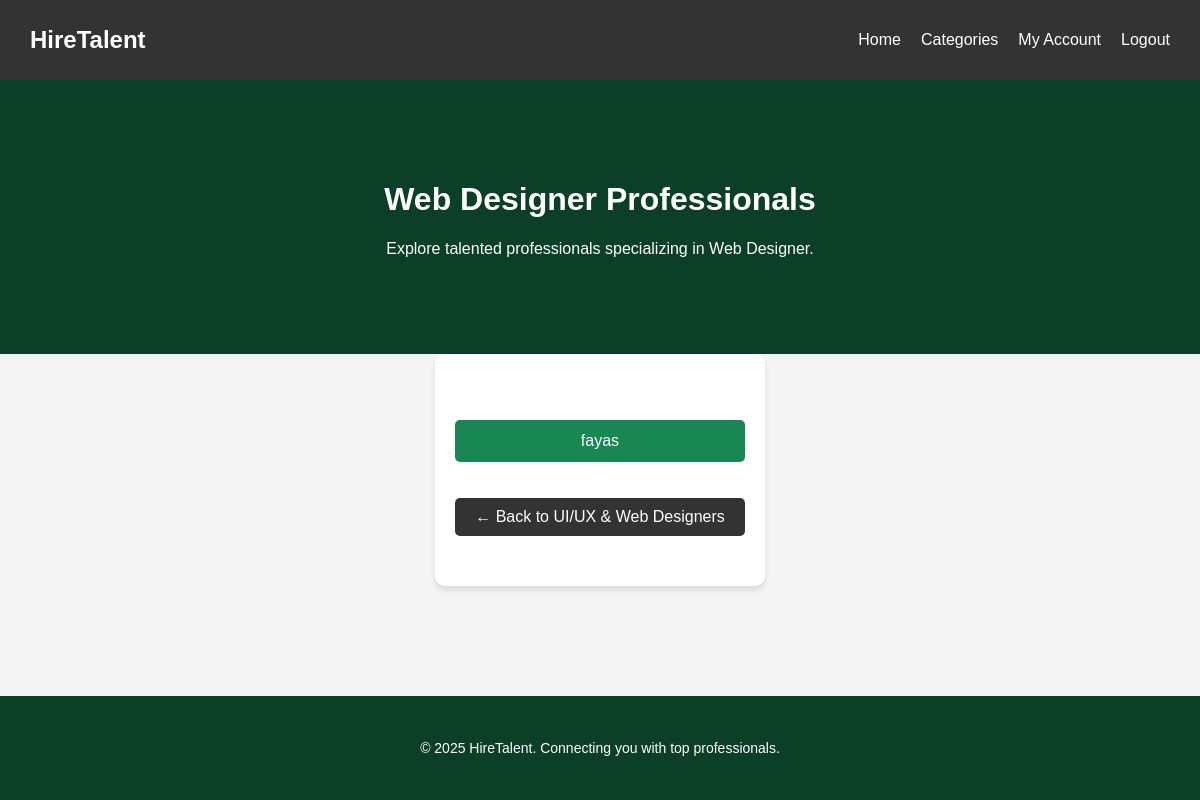
Screenshot of /subcategories/2/ (signed in) with the database file from the repository.
### app/models.py (models this page shows, shortened)
class SubCategory(models.Model):
    category = models.ForeignKey(Category, on_delete=models.CASCADE, related_name='subcategories')
    name = models.CharField(max_length=255)

class Freelancer(models.Model):
    CATEGORY_CHOICES = [
        ("UI/UX & Web Designers", "UI/UX & Web Designers"),
        ("Graphic & Visual Designers", "Graphic & Visual Designers"),
        ("Digital & Marketing Designers", "Digital & Marketing Designers"),
        ("Multimedia & Video Designers", "Multimedia & Video Designers"),
        ("Industrial & Product Designers", "Industrial & Product Designers"),
    ]
    name = models.CharField(max_length=255)
    email = models.EmailField(unique=True)
    category = models.CharField(max_length=50, choices=CATEGORY_CHOICES)
    subcategory = models.ForeignKey(SubCategory, on_delete=models.CASCADE, related_name='freelancers')
    portfolio_url = models.URLField(blank=True, null=True)
    bio = models.TextField()
    created_at = models.DateTimeField(auto_now_add=True)

class Category(models.Model):
    name = models.CharField(max_length=255, unique=True)

### app/views.py (the view)
# urls.py: path('subcategories/<int:subcategory_id>/', views.subcategory_detail, name='subcategory_detail'),
@login_required
def subcategory_detail(request, subcategory_id):
    subcategory = get_object_or_404(SubCategory, id=subcategory_id)
    freelancers = subcategory.freelancers.all()
    return render(request, 'subcategory_detail.html', {'subcategory': subcategory, 'freelancers': freelancers})

### templates/subcategory_detail.html (shortened to what this page needs)
<!DOCTYPE html>
<html lang="en">
<head>
    {% load static %}
    <link rel="stylesheet" href="{% static 'css/subcategory_detail.css' %}">
</head>
<body>
    <nav class="navbar">
        <div class="logo">HireTalent</div>
        <ul class="nav-links">
            <li><a href="{% url 'home' %}">Home</a></li>
            <li><a href="{% url 'categories' %}">Categories</a></li>
            <li><a href="{% url 'my_account' %}">My Account</a></li>
            <li><a href="{% url 'logout' %}">Logout</a></li>
        </ul>
    </nav>
    <header class="hero">
        <h1>{{ subcategory.name }} Professionals</h1>
        <p>Explore talented professionals specializing in {{ subcategory.name }}.</p>
    </header>
    <section class="subcategory-detail">
        {% if freelancers %}
        <ul>
            {% for freelancer in freelancers %}
            <li>
                <a href="{% url 'profile' freelancer.id %}">{{ freelancer.name }} </a>
            </li>
            {% endfor %}
        </ul>
        {% else %}
        <p>No freelancers found in this subcategory.</p>
        {% endif %}
        <a href="{% url 'category_detail' subcategory.category.id %}" class="back-button">← Back to {{ subcategory.category.name }}</a>
    </section>
    <footer>
        <p>&copy; 2025 HireTalent. Connecting you with top professionals.</p>
    </footer>
</body>
</html>

### static/css/subcategory_detail.css (style rules this page uses)
body { font-family: Arial, sans-serif; margin: 0; padding: 0; background-color: #F4F4F4; color: #333; display: flex; flex-direction: column; min-height: 100vh; }
h1 { color: white; }
.navbar { display: flex; justify-content: space-between; align-items: center; background-color: #333; padding: 15px 30px; color: white; }
.logo { font-size: 24px; font-weight: bold; }
.nav-links { list-style: none; display: flex; gap: 20px; }
.nav-links li { display: inline; }
.nav-links a { color: white; text-decoration: none; font-size: 16px; transition: color 0.3s ease-in-out; }
.hero { background-color: #0c3f27; text-align: center; padding: 80px 20px; color: #ffffff; }
.subcategory-detail { text-align: center; padding: 50px 20px; background: #ffffff; max-width: 800px; margin: 0 auto; border-radius: 10px; box-shadow: 0px 4px 6px rgba(0, 0, 0, 0.1); }
.subcategory-detail ul { list-style: none; padding: 0; }
.subcategory-detail li { background: #198754; color: white; margin: 10px 0; padding: 12px; border-radius: 5px; transition: background 0.3s ease-in-out; }
.subcategory-detail a { color: white; text-decoration: none; font-size: 16px; }
.back-button { display: inline-block; margin-top: 20px; padding: 10px 20px; background: #333; color: white; text-decoration: none; border-radius: 5px; transition: background 0.3s ease-in-out; }
footer { text-align: center; padding: 30px; background: #0c3f27; color: #ffffff; font-size: 14px; margin-top: auto; }

### rows the page displays
SubCategory: name "Web Designer", category.name "UI/UX & Web Designers"
Freelancer: name "fayas"
